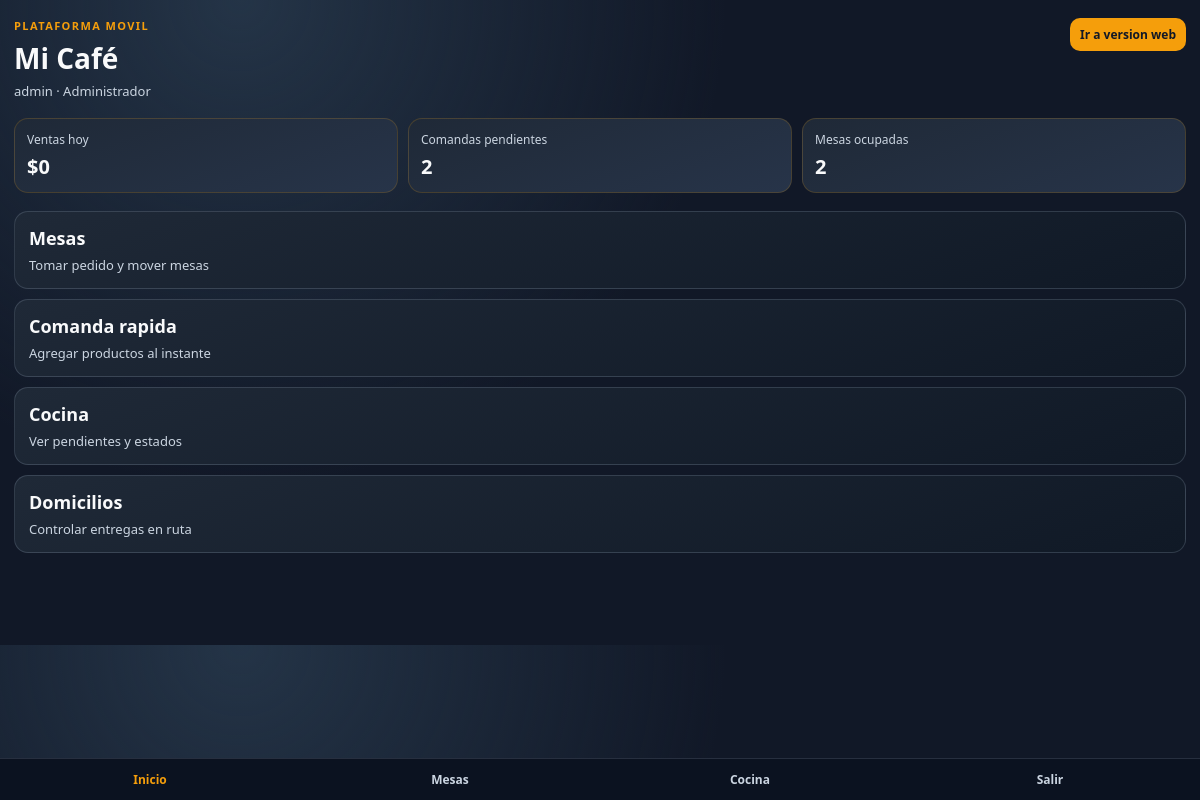
/mobile (signed in), run on the app's committed database.
### app/models.py (models this page shows, shortened)
class Empresa(Base):
    __tablename__ = "empresas"
    id: Mapped[int] = mapped_column(primary_key=True)
    nombre: Mapped[str] = mapped_column(String(120))
    nit: Mapped[Optional[str]] = mapped_column(String(30), nullable=True)
    logo_url: Mapped[Optional[str]] = mapped_column(String(255), nullable=True)
    color_primario: Mapped[str] = mapped_column(String(7), default="#b45309")
    color_secundario: Mapped[str] = mapped_column(String(7), default="#fef3c7")
    moneda: Mapped[str] = mapped_column(String(5), default="COP")
    direccion: Mapped[Optional[str]] = mapped_column(String(180), nullable=True)
    telefono: Mapped[Optional[str]] = mapped_column(String(50), nullable=True)
    prefijo_factura: Mapped[str] = mapped_column(String(12), default="POS")
    consecutivo_factura: Mapped[int] = mapped_column(Integer, default=1)
    impuesto_porcentaje: Mapped[Decimal] = mapped_column(Numeric(6,3), default=0)
    tipo_persona: Mapped[str] = mapped_column(String(20), default="juridica")
    tipo_sociedad: Mapped[Optional[str]] = mapped_column(String(30), nullable=True)
    regimen_tributario: Mapped[str] = mapped_column(String(30), default="ordinario")
    facturador_electronico: Mapped[bool] = mapped_column(Boolean, default=False)
    proveedor_tecnologico: Mapped[Optional[str]] = mapped_column(String(100), nullable=True)
    modo_electronico: Mapped[str] = mapped_column(String(15), default="pruebas")
    prefijo_nomina: Mapped[str] = mapped_column(String(12), default="NE")
    consecutivo_nomina: Mapped[int] = mapped_column(Integer, default=1)
    software_nomina_id: Mapped[Optional[str]] = mapped_column(String(120), nullable=True)

class Usuario(Base):
    __tablename__ = "usuarios"
    id: Mapped[int] = mapped_column(primary_key=True)
    empleado_id: Mapped[Optional[int]] = mapped_column(ForeignKey("empleados.id"), nullable=True)
    empresa_id: Mapped[int] = mapped_column(ForeignKey("empresas.id"), default=1)
    usuario: Mapped[str] = mapped_column(String(60), unique=True)
    password_hash: Mapped[str] = mapped_column(String(255))
    rol: Mapped[str] = mapped_column(String(30), default="mesero")
    activo: Mapped[bool] = mapped_column(Boolean, default=True)

### app/main.py (the view)
@app.get("/mobile", response_class=HTMLResponse)
def mobile_dashboard(request: Request, db: Session = Depends(get_db)):
    usuario_id = request.session.get("usuario_id")
    if not usuario_id:
        return RedirectResponse("/login", 303)
    usuario = db.scalar(select(Usuario).where(Usuario.id == usuario_id))
    if not usuario:
        request.session.clear()
        return RedirectResponse("/login", 303)
    empresa = db.get(Empresa, usuario.empresa_id)
    today = func.date(Venta.fecha)
    total_ventas = db.scalar(select(func.coalesce(func.sum(Venta.total), 0)).where((today == func.current_date()) & (Venta.estado == "pagada")))
    pendientes_cocina = db.scalar(select(func.count(Comanda.id)).where(Comanda.estado.in_(["pendiente", "preparando"])))
    mesas_ocupadas = db.scalar(select(func.count(Mesa.id)).where(Mesa.estado == "ocupada"))
    return templates.TemplateResponse(
        "mobile_dashboard.html",
        {
            "request": request,
            "empresa": empresa,
            "usuario": {"nombre": usuario.usuario, "rol": usuario.rol},
            "total_ventas": total_ventas,
            "pendientes_cocina": pendientes_cocina,
            "mesas_ocupadas": mesas_ocupadas,
        },
    )

### app/templates/mobile_dashboard.html (shortened to what this page needs)
<!DOCTYPE html>
<html lang="es">
<head>
    <link rel="stylesheet" href="/static/css/mobile-platform.css">
</head>
<body>
    <header class="mobile-header">
        <div>
            <p class="badge">PLATAFORMA MOVIL</p>
            <h1>{{ empresa.nombre }}</h1>
            <p class="meta">{{ usuario.nombre }} · {{ usuario.rol | title }}</p>
        </div>
        <a class="switch-web" href="/">Ir a version web</a>
    </header>
    <section class="mobile-stats">
        <article>
            <span>Ventas hoy</span>
            <strong>${{ '{:,.0f}'.format(total_ventas) }}</strong>
        </article>
        <article>
            <span>Comandas pendientes</span>
            <strong>{{ pendientes_cocina }}</strong>
        </article>
        <article>
            <span>Mesas ocupadas</span>
            <strong>{{ mesas_ocupadas }}</strong>
        </article>
    </section>
    <main class="mobile-actions">
        <a class="action-card" href="/mesas">
            <h2>Mesas</h2>
            <p>Tomar pedido y mover mesas</p>
        </a>
        <a class="action-card" href="/comanda/1">
            <h2>Comanda rapida</h2>
            <p>Agregar productos al instante</p>
        </a>
        <a class="action-card" href="/cocina">
            <h2>Cocina</h2>
            <p>Ver pendientes y estados</p>
        </a>
        <a class="action-card" href="/domicilios">
            <h2>Domicilios</h2>
            <p>Controlar entregas en ruta</p>
        </a>
    </main>
    <nav class="bottom-nav">
        <a href="/mobile" class="active">Inicio</a>
        <a href="/mesas">Mesas</a>
        <a href="/cocina">Cocina</a>
        <a href="/logout">Salir</a>
    </nav>
</body>
</html>

### app/static/css/mobile-platform.css (style rules this page uses)
:root { --bg: #111827; --panel: #1f2937; --panel-soft: #273449; --text: #f9fafb; --muted: #cbd5e1; --accent: #f59e0b; }
* { box-sizing: border-box; }
body { margin: 0; background: radial-gradient(circle at 20% 0%, #243447 0%, transparent 42%), var(--bg); color: var(--text); font-family: "Segoe UI", Arial, sans-serif; padding: 18px 14px 92px; }
.mobile-header { display: flex; justify-content: space-between; align-items: start; gap: 12px; margin-bottom: 18px; }
.badge { margin: 0 0 6px; color: var(--accent); font-size: 11px; font-weight: 700; letter-spacing: 1.4px; }
.mobile-header h1 { margin: 0; font-size: 28px; }
.meta { margin: 5px 0 0; color: var(--muted); font-size: 13px; }
.switch-web { text-decoration: none; color: #111827; background: var(--accent); padding: 8px 10px; border-radius: 10px; font-size: 12px; font-weight: 700; }
.mobile-stats { display: grid; grid-template-columns: repeat(3, 1fr); gap: 10px; margin-bottom: 18px; }
.mobile-stats article { background: linear-gradient(160deg, var(--panel) 0%, var(--panel-soft) 100%); border-radius: 14px; padding: 12px; border: 1px solid rgba(245, 158, 11, 0.18); }
.mobile-stats span { display: block; font-size: 12px; color: var(--muted); }
.mobile-stats strong { display: block; margin-top: 5px; font-size: 20px; }
.mobile-actions { display: grid; grid-template-columns: 1fr; gap: 10px; }
.action-card { text-decoration: none; color: var(--text); background: linear-gradient(160deg, #1f2937 0%, #101926 100%); border: 1px solid rgba(148, 163, 184, 0.24); border-radius: 14px; padding: 14px; }
.action-card h2 { margin: 0; font-size: 18px; }
.action-card p { margin: 6px 0 0; color: var(--muted); font-size: 13px; }
.bottom-nav { position: fixed; left: 0; right: 0; bottom: 0; background: #0b1220; border-top: 1px solid rgba(148, 163, 184, 0.2); display: grid; grid-template-columns: repeat(4, 1fr); }
.bottom-nav a { text-decoration: none; color: var(--muted); text-align: center; padding: 12px 4px; font-size: 12px; font-weight: 700; }
.bottom-nav a.active { color: var(--accent); }

### data on the page
Empresa: nombre "Mi Café"
Usuario: nombre "admin", rol "Administrador"

### other printed values
{{ '{:,.0f}'.format(total_ventas) }} "0"
{{ pendientes_cocina }} "2"
{{ mesas_ocupadas }} "2"
